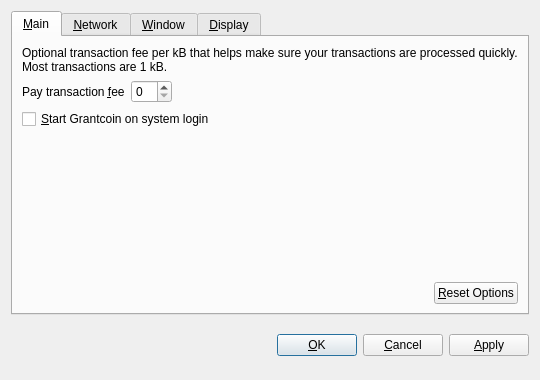
<?xml version="1.0" encoding="UTF-8"?>
<ui version="4.0">
 <class>OptionsDialog</class>
 <widget class="QDialog" name="OptionsDialog">
  <property name="geometry">
   <rect>
    <x>0</x>
    <y>0</y>
    <width>540</width>
    <height>380</height>
   </rect>
  </property>
  <property name="windowTitle">
   <string>Options</string>
  </property>
  <property name="modal">
   <bool>true</bool>
  </property>
  <layout class="QVBoxLayout" name="verticalLayout">
   <item>
    <widget class="QTabWidget" name="tabWidget">
     <property name="tabPosition">
      <enum>QTabWidget::North</enum>
     </property>
     <property name="currentIndex">
      <number>0</number>
     </property>
     <widget class="QWidget" name="tabMain">
      <attribute name="title">
       <string>&amp;Main</string>
      </attribute>
      <layout class="QVBoxLayout" name="verticalLayout_Main">
       <item>
        <widget class="QLabel" name="transactionFeeInfoLabel">
         <property name="text">
          <string>Optional transaction fee per kB that helps make sure your transactions are processed quickly. Most transactions are 1 kB.</string>
         </property>
         <property name="textFormat">
          <enum>Qt::PlainText</enum>
         </property>
         <property name="wordWrap">
          <bool>true</bool>
         </property>
        </widget>
       </item>
       <item>
        <layout class="QHBoxLayout" name="horizontalLayout_1_Main">
         <item>
          <widget class="QLabel" name="transactionFeeLabel">
           <property name="text">
            <string>Pay transaction &amp;fee</string>
           </property>
           <property name="textFormat">
            <enum>Qt::PlainText</enum>
           </property>
           <property name="buddy">
            <cstring>transactionFee</cstring>
           </property>
          </widget>
         </item>
         <item>
          <widget class="BitcoinAmountField" name="transactionFee"/>
         </item>
         <item>
          <spacer name="horizontalSpacer_1_Main">
           <property name="orientation">
            <enum>Qt::Horizontal</enum>
           </property>
           <property name="sizeHint" stdset="0">
            <size>
             <width>40</width>
             <height>20</height>
            </size>
           </property>
          </spacer>
         </item>
        </layout>
       </item>
       <item>
        <widget class="QCheckBox" name="bitcoinAtStartup">
         <property name="toolTip">
          <string>Automatically start Grantcoin after logging in to the system.</string>
         </property>
         <property name="text">
          <string>&amp;Start Grantcoin on system login</string>
         </property>
        </widget>
       </item>
       <item>
        <spacer name="verticalSpacer_Main">
         <property name="orientation">
          <enum>Qt::Vertical</enum>
         </property>
         <property name="sizeHint" stdset="0">
          <size>
           <width>20</width>
           <height>40</height>
          </size>
         </property>
        </spacer>
       </item>
       <item>
        <layout class="QHBoxLayout" name="horizontalLayout_2_Main">
         <item>
          <spacer name="horizontalSpacer_2_Main">
           <property name="orientation">
            <enum>Qt::Horizontal</enum>
           </property>
           <property name="sizeHint" stdset="0">
            <size>
             <width>40</width>
             <height>20</height>
            </size>
           </property>
          </spacer>
         </item>
         <item>
          <widget class="QPushButton" name="resetButton">
           <property name="toolTip">
            <string>Reset all client options to default.</string>
           </property>
           <property name="text">
            <string>&amp;Reset Options</string>
           </property>
           <property name="autoDefault">
            <bool>false</bool>
           </property>
          </widget>
         </item>
        </layout>
       </item>
      </layout>
     </widget>
     <widget class="QWidget" name="tabNetwork">
      <attribute name="title">
       <string>&amp;Network</string>
      </attribute>
      <layout class="QVBoxLayout" name="verticalLayout_Network">
       <item>
        <widget class="QCheckBox" name="mapPortUpnp">
         <property name="toolTip">
          <string>Automatically open the Grantcoin client port on the router. This only works when your router supports UPnP and it is enabled.</string>
         </property>
         <property name="text">
          <string>Map port using &amp;UPnP</string>
         </property>
        </widget>
       </item>
       <item>
        <widget class="QCheckBox" name="connectSocks">
         <property name="toolTip">
          <string>Connect to the Grantcoin network through a SOCKS proxy (e.g. when connecting through Tor).</string>
         </property>
         <property name="text">
          <string>&amp;Connect through SOCKS proxy:</string>
         </property>
        </widget>
       </item>
       <item>
        <layout class="QHBoxLayout" name="horizontalLayout_Network">
         <item>
          <widget class="QLabel" name="proxyIpLabel">
           <property name="text">
            <string>Proxy &amp;IP:</string>
           </property>
           <property name="textFormat">
            <enum>Qt::PlainText</enum>
           </property>
           <property name="buddy">
            <cstring>proxyIp</cstring>
           </property>
          </widget>
         </item>
         <item>
          <widget class="QValidatedLineEdit" name="proxyIp">
           <property name="maximumSize">
            <size>
             <width>140</width>
             <height>16777215</height>
            </size>
           </property>
           <property name="toolTip">
            <string>IP address of the proxy (e.g. 127.0.0.1)</string>
           </property>
          </widget>
         </item>
         <item>
          <widget class="QLabel" name="proxyPortLabel">
           <property name="text">
            <string>&amp;Port:</string>
           </property>
           <property name="textFormat">
            <enum>Qt::PlainText</enum>
           </property>
           <property name="buddy">
            <cstring>proxyPort</cstring>
           </property>
          </widget>
         </item>
         <item>
          <widget class="QLineEdit" name="proxyPort">
           <property name="maximumSize">
            <size>
             <width>55</width>
             <height>16777215</height>
            </size>
           </property>
           <property name="toolTip">
            <string>Port of the proxy (e.g. 9050)</string>
           </property>
          </widget>
         </item>
         <item>
          <widget class="QLabel" name="socksVersionLabel">
           <property name="text">
            <string>SOCKS &amp;Version:</string>
           </property>
           <property name="textFormat">
            <enum>Qt::PlainText</enum>
           </property>
           <property name="buddy">
            <cstring>socksVersion</cstring>
           </property>
          </widget>
         </item>
         <item>
          <widget class="QValueComboBox" name="socksVersion">
           <property name="toolTip">
            <string>SOCKS version of the proxy (e.g. 5)</string>
           </property>
          </widget>
         </item>
         <item>
          <spacer name="horizontalSpacer_Network">
           <property name="orientation">
            <enum>Qt::Horizontal</enum>
           </property>
           <property name="sizeHint" stdset="0">
            <size>
             <width>40</width>
             <height>20</height>
            </size>
           </property>
          </spacer>
         </item>
        </layout>
       </item>
       <item>
        <spacer name="verticalSpacer_Network">
         <property name="orientation">
          <enum>Qt::Vertical</enum>
         </property>
         <property name="sizeHint" stdset="0">
          <size>
           <width>20</width>
           <height>40</height>
          </size>
         </property>
        </spacer>
       </item>
      </layout>
     </widget>
     <widget class="QWidget" name="tabWindow">
      <attribute name="title">
       <string>&amp;Window</string>
      </attribute>
      <layout class="QVBoxLayout" name="verticalLayout_Window">
       <item>
        <widget class="QCheckBox" name="minimizeToTray">
         <property name="toolTip">
          <string>Show only a tray icon after minimizing the window.</string>
         </property>
         <property name="text">
          <string>&amp;Minimize to the tray instead of the taskbar</string>
         </property>
        </widget>
       </item>
       <item>
        <widget class="QCheckBox" name="minimizeOnClose">
         <property name="toolTip">
          <string>Minimize instead of exit the application when the window is closed. When this option is enabled, the application will be closed only after selecting Quit in the menu.</string>
         </property>
         <property name="text">
          <string>M&amp;inimize on close</string>
         </property>
        </widget>
       </item>
       <item>
        <spacer name="verticalSpacer_Window">
         <property name="orientation">
          <enum>Qt::Vertical</enum>
         </property>
         <property name="sizeHint" stdset="0">
          <size>
           <width>20</width>
           <height>40</height>
          </size>
         </property>
        </spacer>
       </item>
      </layout>
     </widget>
     <widget class="QWidget" name="tabDisplay">
      <attribute name="title">
       <string>&amp;Display</string>
      </attribute>
      <layout class="QVBoxLayout" name="verticalLayout_Display">
       <item>
        <layout class="QHBoxLayout" name="horizontalLayout_1_Display">
         <item>
          <widget class="QLabel" name="langLabel">
           <property name="text">
            <string>User Interface &amp;language:</string>
           </property>
           <property name="textFormat">
            <enum>Qt::PlainText</enum>
           </property>
           <property name="buddy">
            <cstring>lang</cstring>
           </property>
          </widget>
         </item>
         <item>
          <widget class="QValueComboBox" name="lang">
           <property name="toolTip">
            <string>The user interface language can be set here. This setting will take effect after restarting Grantcoin.</string>
           </property>
          </widget>
         </item>
        </layout>
       </item>
       <item>
        <layout class="QHBoxLayout" name="horizontalLayout_2_Display">
         <item>
          <widget class="QLabel" name="unitLabel">
           <property name="text">
            <string>&amp;Unit to show amounts in:</string>
           </property>
           <property name="textFormat">
            <enum>Qt::PlainText</enum>
           </property>
           <property name="buddy">
            <cstring>unit</cstring>
           </property>
          </widget>
         </item>
         <item>
          <widget class="QValueComboBox" name="unit">
           <property name="toolTip">
            <string>Choose the default subdivision unit to show in the interface and when sending coins.</string>
           </property>
          </widget>
         </item>
        </layout>
       </item>
       <item>
        <widget class="QCheckBox" name="displayAddresses">
         <property name="toolTip">
          <string>Whether to show Grantcoin addresses in the transaction list or not.</string>
         </property>
         <property name="text">
          <string>&amp;Display addresses in transaction list</string>
         </property>
        </widget>
       </item>
       <item>
        <widget class="QCheckBox" name="coinControlFeatures">
         <property name="toolTip">
          <string>Whether to show coin control features or not.</string>
         </property>
         <property name="text">
          <string>Display coin &amp;control features (experts only!)</string>
         </property>
        </widget>
       </item>
       <item>
        <spacer name="verticalSpacer_Display">
         <property name="orientation">
          <enum>Qt::Vertical</enum>
         </property>
         <property name="sizeHint" stdset="0">
          <size>
           <width>20</width>
           <height>40</height>
          </size>
         </property>
        </spacer>
       </item>
      </layout>
     </widget>
    </widget>
   </item>
   <item>
    <layout class="QHBoxLayout" name="horizontalLayout_Buttons">
     <item>
      <spacer name="horizontalSpacer_1">
       <property name="orientation">
        <enum>Qt::Horizontal</enum>
       </property>
       <property name="sizeHint" stdset="0">
        <size>
         <width>40</width>
         <height>48</height>
        </size>
       </property>
      </spacer>
     </item>
     <item>
      <widget class="QLabel" name="statusLabel">
       <property name="font">
        <font>
         <weight>75</weight>
         <bold>true</bold>
        </font>
       </property>
       <property name="text">
        <string/>
       </property>
       <property name="textFormat">
        <enum>Qt::PlainText</enum>
       </property>
       <property name="wordWrap">
        <bool>true</bool>
       </property>
      </widget>
     </item>
     <item>
      <spacer name="horizontalSpacer_2">
       <property name="orientation">
        <enum>Qt::Horizontal</enum>
       </property>
       <property name="sizeHint" stdset="0">
        <size>
         <width>40</width>
         <height>48</height>
        </size>
       </property>
      </spacer>
     </item>
     <item>
      <widget class="QPushButton" name="okButton">
       <property name="text">
        <string>&amp;OK</string>
       </property>
      </widget>
     </item>
     <item>
      <widget class="QPushButton" name="cancelButton">
       <property name="text">
        <string>&amp;Cancel</string>
       </property>
       <property name="autoDefault">
        <bool>false</bool>
       </property>
      </widget>
     </item>
     <item>
      <widget class="QPushButton" name="applyButton">
       <property name="text">
        <string>&amp;Apply</string>
       </property>
       <property name="autoDefault">
        <bool>false</bool>
       </property>
      </widget>
     </item>
    </layout>
   </item>
  </layout>
 </widget>
 <customwidgets>
  <customwidget>
   <class>BitcoinAmountField</class>
   <extends>QSpinBox</extends>
   <header>bitcoinamountfield.h</header>
  </customwidget>
  <customwidget>
   <class>QValueComboBox</class>
   <extends>QComboBox</extends>
   <header>qvaluecombobox.h</header>
  </customwidget>
  <customwidget>
   <class>QValidatedLineEdit</class>
   <extends>QLineEdit</extends>
   <header>qvalidatedlineedit.h</header>
  </customwidget>
 </customwidgets>
 <resources/>
 <connections/>
</ui>
